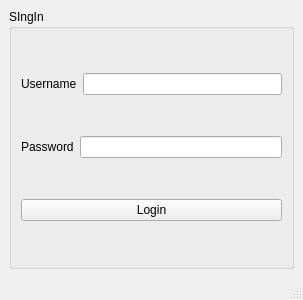
<?xml version="1.0" encoding="UTF-8"?>
<ui version="4.0">
 <class>MainWindow</class>
 <widget class="QMainWindow" name="MainWindow">
  <property name="geometry">
   <rect>
    <x>0</x>
    <y>0</y>
    <width>303</width>
    <height>300</height>
   </rect>
  </property>
  <property name="windowTitle">
   <string>MainWindow</string>
  </property>
  <widget class="QWidget" name="centralwidget">
   <layout class="QVBoxLayout" name="verticalLayout_2">
    <item>
     <widget class="QGroupBox" name="groupBox">
      <property name="title">
       <string>SIngIn</string>
      </property>
      <layout class="QVBoxLayout" name="verticalLayout">
       <item>
        <layout class="QHBoxLayout" name="horizontalLayout">
         <item>
          <widget class="QLabel" name="label_userName">
           <property name="text">
            <string>Username</string>
           </property>
          </widget>
         </item>
         <item>
          <widget class="QLineEdit" name="lineEdit_setUsername"/>
         </item>
        </layout>
       </item>
       <item>
        <layout class="QHBoxLayout" name="horizontalLayout_2">
         <item>
          <widget class="QLabel" name="label_2">
           <property name="text">
            <string>Password</string>
           </property>
          </widget>
         </item>
         <item>
          <widget class="QLineEdit" name="lineEdit_setPasswd"/>
         </item>
        </layout>
       </item>
       <item>
        <widget class="QPushButton" name="pushButton_login">
         <property name="text">
          <string>Login</string>
         </property>
        </widget>
       </item>
      </layout>
     </widget>
    </item>
   </layout>
  </widget>
  <widget class="QMenuBar" name="menubar">
   <property name="geometry">
    <rect>
     <x>0</x>
     <y>0</y>
     <width>303</width>
     <height>21</height>
    </rect>
   </property>
  </widget>
  <widget class="QStatusBar" name="statusbar"/>
 </widget>
 <resources/>
 <connections/>
</ui>
